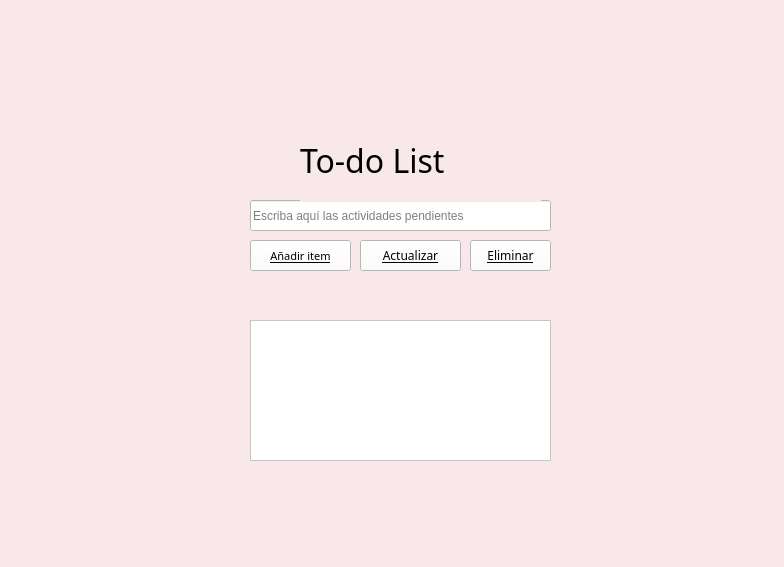
<?xml version="1.0" encoding="UTF-8"?>
<ui version="4.0">
 <class>MainWindow</class>
 <widget class="QMainWindow" name="MainWindow">
  <property name="geometry">
   <rect>
    <x>0</x>
    <y>0</y>
    <width>784</width>
    <height>567</height>
   </rect>
  </property>
  <property name="windowTitle">
   <string>MainWindow</string>
  </property>
  <property name="styleSheet">
   <string notr="true">background-color: rgb(248, 232, 233);</string>
  </property>
  <widget class="QWidget" name="centralwidget">
   <widget class="QLineEdit" name="edtTarea">
    <property name="geometry">
     <rect>
      <x>250</x>
      <y>200</y>
      <width>301</width>
      <height>31</height>
     </rect>
    </property>
    <property name="mouseTracking">
     <bool>false</bool>
    </property>
    <property name="styleSheet">
     <string notr="true">background-color: rgb(255, 255, 255);
border-color: rgb(241, 222, 223);</string>
    </property>
    <property name="text">
     <string/>
    </property>
    <property name="echoMode">
     <enum>QLineEdit::Normal</enum>
    </property>
    <property name="placeholderText">
     <string>Escriba aquí las actividades pendientes</string>
    </property>
   </widget>
   <widget class="QPushButton" name="btnAgregar">
    <property name="geometry">
     <rect>
      <x>250</x>
      <y>240</y>
      <width>101</width>
      <height>31</height>
     </rect>
    </property>
    <property name="font">
     <font>
      <family>Cascadia Code Light</family>
      <pointsize>8</pointsize>
      <weight>50</weight>
      <bold>false</bold>
      <underline>true</underline>
     </font>
    </property>
    <property name="mouseTracking">
     <bool>false</bool>
    </property>
    <property name="styleSheet">
     <string notr="true">background-color: rgb(255, 255, 255);</string>
    </property>
    <property name="text">
     <string>Añadir item</string>
    </property>
   </widget>
   <widget class="QListWidget" name="lstTareas">
    <property name="geometry">
     <rect>
      <x>250</x>
      <y>320</y>
      <width>301</width>
      <height>141</height>
     </rect>
    </property>
    <property name="mouseTracking">
     <bool>true</bool>
    </property>
    <property name="styleSheet">
     <string notr="true">background-color: rgb(255, 255, 255);
font: 25 11pt &quot;Cascadia Code Light&quot;;</string>
    </property>
   </widget>
   <widget class="QLabel" name="label">
    <property name="geometry">
     <rect>
      <x>300</x>
      <y>120</y>
      <width>241</width>
      <height>81</height>
     </rect>
    </property>
    <property name="font">
     <font>
      <family>Sunday Morning</family>
      <pointsize>24</pointsize>
     </font>
    </property>
    <property name="text">
     <string>To-do List</string>
    </property>
   </widget>
   <widget class="QPushButton" name="btnEliminar">
    <property name="geometry">
     <rect>
      <x>470</x>
      <y>240</y>
      <width>81</width>
      <height>31</height>
     </rect>
    </property>
    <property name="font">
     <font>
      <family>Cascadia Code Light</family>
      <underline>true</underline>
     </font>
    </property>
    <property name="styleSheet">
     <string notr="true">background-color: rgb(255, 255, 255);</string>
    </property>
    <property name="text">
     <string>Eliminar</string>
    </property>
   </widget>
   <widget class="QPushButton" name="btnEditar">
    <property name="geometry">
     <rect>
      <x>360</x>
      <y>240</y>
      <width>101</width>
      <height>31</height>
     </rect>
    </property>
    <property name="font">
     <font>
      <family>Cascadia Mono Light</family>
      <underline>true</underline>
     </font>
    </property>
    <property name="styleSheet">
     <string notr="true">background-color: rgb(255, 255, 255);</string>
    </property>
    <property name="text">
     <string>Actualizar</string>
    </property>
   </widget>
   <widget class="QLabel" name="label_2">
    <property name="geometry">
     <rect>
      <x>360</x>
      <y>230</y>
      <width>111</width>
      <height>111</height>
     </rect>
    </property>
    <property name="text">
     <string/>
    </property>
    <property name="pixmap">
     <pixmap>cat png.png</pixmap>
    </property>
    <property name="scaledContents">
     <bool>true</bool>
    </property>
   </widget>
   <widget class="QLabel" name="label_3">
    <property name="geometry">
     <rect>
      <x>210</x>
      <y>-40</y>
      <width>371</width>
      <height>611</height>
     </rect>
    </property>
    <property name="text">
     <string/>
    </property>
    <property name="pixmap">
     <pixmap>recordatorio.png</pixmap>
    </property>
    <property name="scaledContents">
     <bool>true</bool>
    </property>
   </widget>
   <zorder>label_3</zorder>
   <zorder>label_2</zorder>
   <zorder>edtTarea</zorder>
   <zorder>btnAgregar</zorder>
   <zorder>lstTareas</zorder>
   <zorder>label</zorder>
   <zorder>btnEliminar</zorder>
   <zorder>btnEditar</zorder>
  </widget>
  <widget class="QMenuBar" name="menubar">
   <property name="geometry">
    <rect>
     <x>0</x>
     <y>0</y>
     <width>784</width>
     <height>21</height>
    </rect>
   </property>
  </widget>
  <widget class="QStatusBar" name="statusbar"/>
 </widget>
 <resources/>
 <connections/>
</ui>
